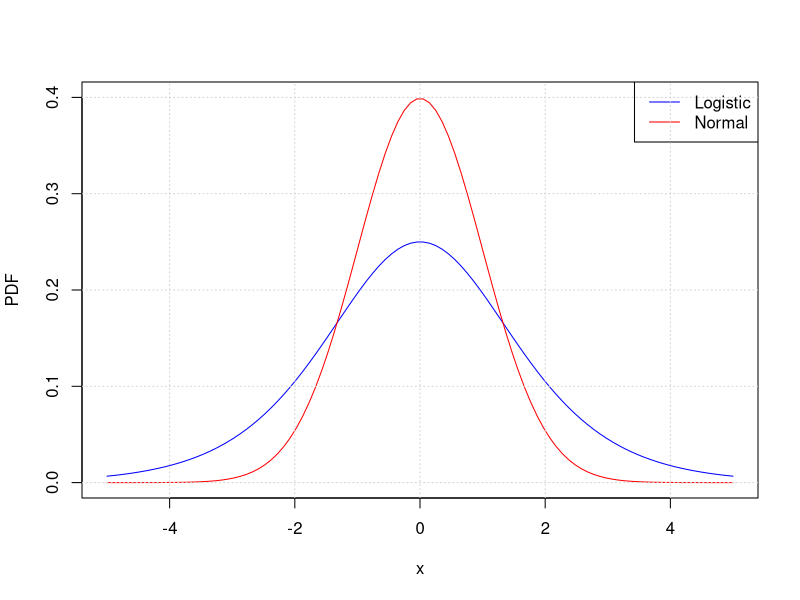
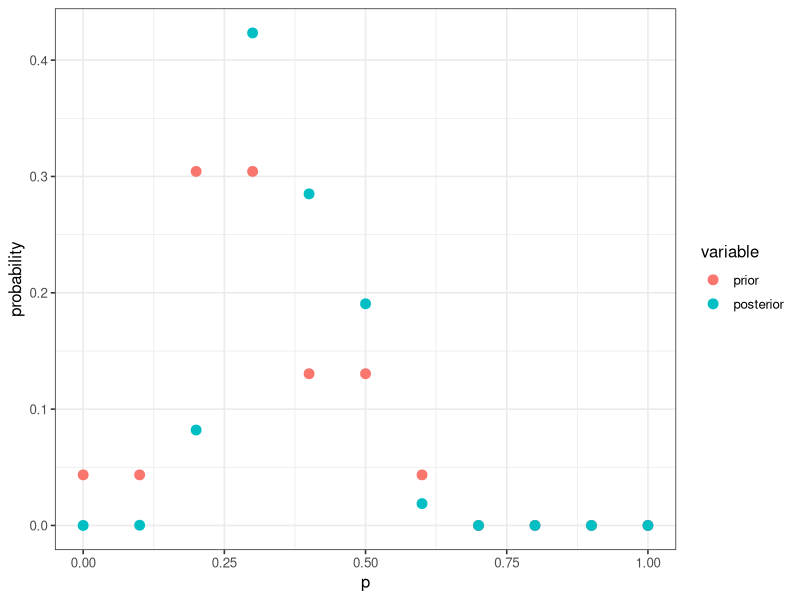
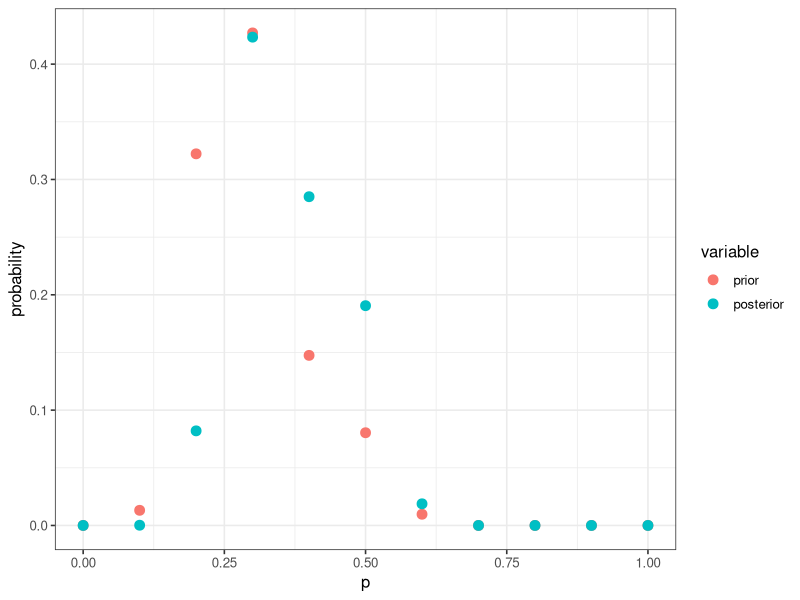

Here is the R script that generated these plots, in order:
## ---- chunk 1
0.93*0.08+0.03*0.92
## ---- chunk 2
0.92*0.08/0.102
## ---- chunk 3
0.018+0.035+0.031+0.008+0.018
0.002+0.112+0.064+0.032+0.069
0.001+0.066+0.094+0.032+0.084
0.001+0.018+0.019+0.010+0.051
0.001+0.029+0.032+0.043+0.130
## ---- chunk 4
0.018+0.002+0.001+0.001+0.001
0.035+0.112+0.066+0.018+0.029
0.031+0.064+0.094+0.019+0.032
0.008+0.032+0.032+0.010+0.043
0.018+0.069+0.084+0.051+0.130
## ---- chunk 5
0.018/0.11
0.035/0.11
0.031/0.11
0.008/0.11
0.018/0.11
## ---- chunk 6
0.018/0.023
0.002/0.023
0.001/0.023
0.001/0.023
0.001/0.023
## ---- chunk 7
# Generate x-values
x <- seq(-5, 5, length.out = 100)

# Compute PDF values
pdf_logis <- dlogis(x)
pdf_norm <- dnorm(x)

# Plot PDFs
plot(x, pdf_logis, type = "l", col = "blue", ylim = c(0, 0.4), 
     ylab = "PDF", xlab = "x")
lines(x, pdf_norm, col = "red")
legend("topright", legend = c("Logistic", "Normal"), lty = 1, 
       col = c("blue", "red"))
grid()
## ---- chunk 8
# Generate random samples
n <- 1000
samples_logis <- rlogis(n)
samples_norm <- rnorm(n)

# Count extreme values
num_extreme_logis <- sum(abs(samples_logis) > 3)
num_extreme_norm <- sum(abs(samples_norm) > 3)

# Print results
cat("Number of extreme values in logistic distribution:", num_extreme_logis, "\n")
cat("Number of extreme values in normal distribution:", num_extreme_norm, "\n")

## ---- chunk 9
priorvalues <- c(0, .1, .2, .3, .4, .5, .6, .7, .8, .9, 1)
priorprob <- c(1/23, 1/23, 7/23, 7/23, 3/23, 3/23, 1/23, 0/23, 0/23, 0/23, 0/23)

n <- 20
y <- 8

## ---- chunk 10
set.seed(1111)
#vector for storing results
jointprob <- numeric(length = length(priorvalues))

for(i in 1:length(priorvalues))
{
  
  #compute Binomial probability given value of p - likelihood
  binomprob <- dbinom(y, n, p = priorvalues[i])
  
  #compute joint probability - posterior
  jointprob[i] <- binomprob * priorprob[i]
  
}

#compute marginal probability of y 
pofy <- sum(jointprob)

#compute posterior probabilities
posteriorprob <- jointprob/pofy
## ---- chunk 11
#put posterior probabilities in one matrix object for easy viewing 
allnighterposterior <- as.data.frame(cbind(priorvalues, priorprob, posteriorprob))
names(allnighterposterior) <- c("p", "prior", "posterior")

#list the final posterior distribution, based on our prior derived in class
allnighterposterior

#plot the prior and posterior probabilities
require(ggplot2)
require(reshape2)

allnighterposterior_all <- melt(allnighterposterior, id = "p")

ggplot(allnighterposterior_all, aes(x = p, y = value, colour = variable)) +
  geom_point(size = 3) + 
  xlab("p") + ylab("probability") +
 theme_bw(base_size = 12, base_family = "")

## ---- chunk 12
set.seed(1111)
priorvalues <- c(0, .1, .2, .3, .4, .5, .6, .7, .8, .9, 1)
priorprob <- c(1/23, 1/23, 7/23, 7/23, 3/23, 3/23, 1/23, 0/23, 0/23, 0/23, 0/23)

n <- 10
y <- 3


#vector for storing results
jointprob <- numeric(length = length(priorvalues))

for(i in 1:length(priorvalues))
{
  
  #compute Binomial probability given value of p - likelihood
  binomprob <- dbinom(y, n, p = priorvalues[i])
  
  #compute joint probability - posterior
  jointprob[i] <- binomprob * priorprob[i]
  
}

#compute marginal probability of y 
pofy <- sum(jointprob)

#compute posterior probabilities
posteriorprob <- jointprob/pofy


#put posterior probabilities in one matrix object for easy viewing 
allnighterposterior <- as.data.frame(cbind(priorvalues, priorprob, posteriorprob))
names(allnighterposterior) <- c("p", "prior", "posterior")

allnighterposterior_sample1 <- allnighterposterior$posterior

## ---- chunk 13
set.seed(1111)
priorvalues <- c(0, .1, .2, .3, .4, .5, .6, .7, .8, .9, 1)
priorprob <- allnighterposterior_sample1


n <- 10
y <- 5


#vector for storing results
jointprob <- numeric(length = length(priorvalues))

for(i in 1:length(priorvalues))
{
  
  #compute Binomial probability given value of p - likelihood
  binomprob <- dbinom(y, n, p = priorvalues[i])
  
  #compute joint probability - posterior
  jointprob[i] <- binomprob * priorprob[i]
  
}

#compute marginal probability of y 
pofy <- sum(jointprob)

#compute posterior probabilities
posteriorprob <- jointprob/pofy


#put posterior probabilities in one matrix object for easy viewing 
allnighterposterior <- as.data.frame(cbind(priorvalues, priorprob, posteriorprob))
names(allnighterposterior) <- c("p", "prior", "posterior")

#list the final posterior distribution, based on our prior derived in class
allnighterposterior

#plot the prior and posterior probabilities
require(ggplot2)
require(reshape2)

allnighterposterior_all <- melt(allnighterposterior, id = "p")

ggplot(allnighterposterior_all, aes(x = p, y = value, colour = variable)) +
  geom_point(size = 3) + 
  xlab("p") + ylab("probability") +
 theme_bw(base_size = 12, base_family = "")

